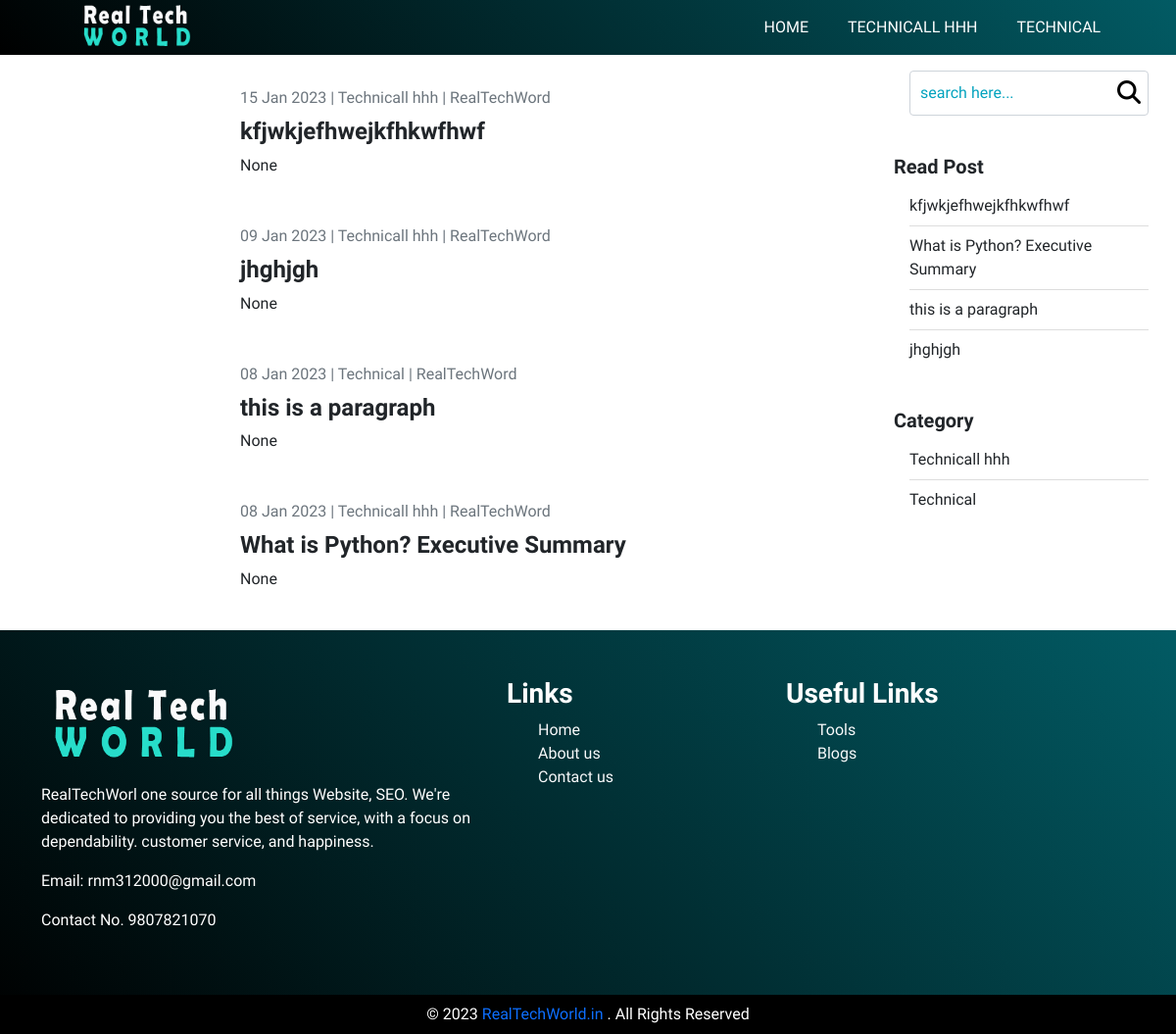
The app's page /blogs/ with its own data.
### blogs/models.py (models this page shows, shortened)
class Category(models.Model):
    category_name = models.CharField(max_length=50)
    slug = AutoSlugField(populate_from="category_name",unique=True,null=True, always_update=True)
    on_date = models.DateTimeField(auto_now_add=True)
    def __str__(self):
        return self.category_name

class BlogPost(models.Model):
    category_id = models.ForeignKey(Category, on_delete=models.CASCADE)
    title = models.CharField(max_length=255)
    sub_title = models.CharField(max_length=255,null=True, blank=True)
    image = models.ImageField(upload_to="blogs/posts/",blank=True, null=True)
    slug = AutoSlugField(populate_from='title', unique=True,null=True, always_update=True)
    views = models.CharField(max_length=11,null=True, blank=None, editable=None, default="0")
    post_by = models.CharField(max_length=30, null=True, blank=None, default="RealTechWord", editable=None)
    description = HTMLField(null=True, blank=True)
    on_date = models.DateTimeField(auto_now_add=True)

### blogs/views.py (the view)
# urls.py: path("",views.Blogs ),
def Blogs(request):
    posts = BlogPost.objects.all().order_by('-on_date')
    paginator = Paginator(posts, 15)
    page = request.GET.get('page')
    objects = paginator.get_page(page)
    context = {
        "posts":posts,
        "objects":objects,
    }
    return render(request, "blogs/posts.html",context)

### blogs/context_processors.py (called while the page is built)
def BlogCategory(request):
    blog_category = Category.objects.all()
    side_bar_title = BlogPost.objects.all().order_by('-views')[:10]
    month_date = []
    for i in side_bar_title:
        d = i.on_date.strftime("%B-%Y")
        month_date.append(d)
    context = {
        'blog_category':blog_category,
        'month_date':month_date,
        'side_bar_title':side_bar_title,
    }
    return(context)

def SiteName(request):
    site_name = "Real Tech World"
    context = {
        'site_name':site_name
    }
    return(context)

### blogs/templates/blogs/posts.html (shortened to what this page needs)
{% extends 'base.html' %}
{% load static %}
{% block header %}
    {% include "header-blog.html" %}
{% endblock header %}
{% block content %}
    <section style="background: #fff">
        <div class="container-fluid">
            <div class="row pt-3">
                <div class="col-md-9">
                    {% include 'blogs/card-item.html' %}
                </div>
                <div class="col-md-3">
                    {% include 'blogs/sidebar.html' %}
                </div>
            </div>
        </div>
    </section>
{% endblock content %}

### templates/header-blog.html (shortened to what this page needs)
{% load static %}
<header class="header">
   <div>
       <a class="text-light text-decoration-none" href="/">
            <img height="60" src="{% static 'images/logo/logo.png' %}" alt="real tech world">
       </a>
    </div>
  <nav class="navbar">
      <ul class="navbar-list mb-0">
          <li><a class="navbar-link" href="/blogs">Home</a></li>
          {% for cat in blog_category %}
            <li><a class="navbar-link" href="{% url 'category' cat_slug=cat.slug %}">{{cat.category_name}}</a></li>
          {% endfor %}
      </ul>
  </nav>
</header>

### blogs/templates/blogs/card-item.html (shortened to what this page needs)
{% load static %}
{% if objects %}
{% for data in objects %}
<div class="card mb-3">
    <a class="text-dark text-decoration-none" href="{% url 'blog-detail' slug=data.slug %}">
        <div class="card-body">
            <div class="row">
                {% if data.image %}
                <div class="col-md-3">
                </div>
                {% endif %}
                <div class="col-md-9">
                    <p class="mb-2 text-muted">
                        <span>{{data.on_date|date:"d M Y"}}</span> |
                        <span>{{data.category_id}}</span> |
                        <span>{{data.post_by}}</span>
                    </p>
                    <h2 class="fs-4">{{data.title}}</h2>
                    <p class="mb-0">{{data.sub_title|safe}}</p>
                </div>
            </div>
        </div>
    </a>
</div>
{% endfor %}
{% endif %}

### blogs/templates/blogs/sidebar.html (shortened to what this page needs)
<div class="card mb-2">
    <div class="card-body pt-0">
        <form action="{% url 'searching' %}" method="get">
            <div class="d-flex">
                <input class="form-control rtw_input_box" type="text" name="q" placeholder="search here..." value="{{search_bar}}">
                <button type="submit" class="border-0 bg-transparent fs-4" style="margin-left:-2rem">
                    <i class="fa-sharp fa-solid fa-magnifying-glass"></i>
                </button>
            </div>
        </form>
    </div>
</div>
<h5 class="mt-4">Read Post</h5>
<div class="card mb-2">
    <div class="card-body pt-0">
        {% for data in side_bar_title %}
        <div class="rtw-border-bottom py-2">
            <a class="text-decoration-none text-dark blog-post-btn rtw_visited_link" href="{% url 'blog-detail' slug=data.slug %}">{{data.title}}</a>
        </div>
        {% endfor %}
    </div>
</div>
<h5 class="mt-4">Category</h5>
<div class="card mb-3">
    <div class="card-body pt-0">
        {% for data in blog_category %}
            <div class="rtw-border-bottom py-2">
                <a class="text-decoration-none blog-post-btn text-dark rtw_visited_link" href="{% url 'category' cat_slug=data.slug %}">{{data.category_name}}</a>
            </div>
        {% endfor %}
    </div>
</div>

### static/css/style.css (style rules this page uses)
* { padding: 0; margin: 0; box-sizing: border-box; font-family: "Work Sans", sans-serif; }
html { overflow-x: hidden; }
body { overflow-x: hidden; }
h1, h2, h3, h4, h5, h6 { font-weight: 700; }
.card { border: none !important; }
.rtw-border-bottom { border-bottom:1px solid #ddd; }
.rtw-border-bottom:last-child { border-bottom:none; }
.rtw_input_box { padding: 10px; }
.rtw_input_box::placeholder { color: rgb(4, 163, 190); top:0; }

### static/css/navigation.css (style rules this page uses)
.header { padding: 0 4.8rem; height: 3.5rem; display: flex; justify-content: space-between; align-items: center; background: linear-gradient(45deg, black, #025b64); }
.navbar-list { display: flex; gap: 2.5rem; list-style: none; }
.navbar-link:link, .navbar-link:visited { display: inline-block; text-transform: uppercase; text-decoration: none; font-weight: 500; color: #fff; transition: all 0.3s; }

### records on screen
Category: category_name "TECHNICALL HHH", category_name "Technicall hhh"
Category: category_name "TECHNICAL", category_name "Technical"
BlogPost: on_date "15 Jan 2023", category_id "Technicall hhh", post_by "RealTechWord", title "kfjwkjefhwejkfhkwfhwf", sub_title "None"
BlogPost: on_date "09 Jan 2023", category_id "Technicall hhh", post_by "RealTechWord", title "jhghjgh", sub_title "None"
BlogPost: on_date "08 Jan 2023", category_id "Technical", post_by "RealTechWord", title "this is a paragraph", sub_title "None"
BlogPost: on_date "08 Jan 2023", category_id "Technicall hhh", post_by "RealTechWord", title "What is Python? Executive Summary", sub_title "None"
